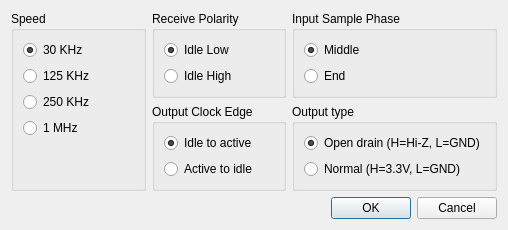
<?xml version="1.0" encoding="UTF-8"?>
<ui version="4.0">
 <class>SPIDialog</class>
 <widget class="QDialog" name="SPIDialog">
  <property name="geometry">
   <rect>
    <x>0</x>
    <y>0</y>
    <width>508</width>
    <height>209</height>
   </rect>
  </property>
  <property name="windowTitle">
   <string>SPI connection</string>
  </property>
  <layout class="QVBoxLayout" name="verticalLayout_7">
   <item>
    <layout class="QHBoxLayout" name="horizontalLayout">
     <item>
      <widget class="QGroupBox" name="groupSpeed">
       <property name="title">
        <string>Speed</string>
       </property>
       <layout class="QVBoxLayout" name="verticalLayout">
        <item>
         <widget class="QRadioButton" name="radioButton">
          <property name="text">
           <string notr="true">30 KHz</string>
          </property>
          <property name="checked">
           <bool>true</bool>
          </property>
          <property name="Index" stdset="0">
           <number>1</number>
          </property>
         </widget>
        </item>
        <item>
         <widget class="QRadioButton" name="radioButton_2">
          <property name="text">
           <string notr="true">125 KHz</string>
          </property>
          <property name="Index" stdset="0">
           <number>2</number>
          </property>
         </widget>
        </item>
        <item>
         <widget class="QRadioButton" name="radioButton_3">
          <property name="text">
           <string notr="true">250 KHz</string>
          </property>
          <property name="Index" stdset="0">
           <number>3</number>
          </property>
         </widget>
        </item>
        <item>
         <widget class="QRadioButton" name="radioButton_4">
          <property name="text">
           <string notr="true">1 MHz</string>
          </property>
          <property name="Index" stdset="0">
           <number>4</number>
          </property>
         </widget>
        </item>
        <item>
         <spacer name="verticalSpacer_2">
          <property name="orientation">
           <enum>Qt::Vertical</enum>
          </property>
          <property name="sizeHint" stdset="0">
           <size>
            <width>20</width>
            <height>40</height>
           </size>
          </property>
         </spacer>
        </item>
       </layout>
      </widget>
     </item>
     <item>
      <layout class="QVBoxLayout" name="verticalLayout_6">
       <item>
        <widget class="QGroupBox" name="groupPolarity">
         <property name="title">
          <string>Receive Polarity</string>
         </property>
         <layout class="QVBoxLayout" name="verticalLayout_8">
          <item>
           <widget class="QRadioButton" name="radioButton_18">
            <property name="text">
             <string>Idle Low</string>
            </property>
            <property name="checked">
             <bool>true</bool>
            </property>
            <property name="Index" stdset="0">
             <number>1</number>
            </property>
           </widget>
          </item>
          <item>
           <widget class="QRadioButton" name="radioButton_17">
            <property name="text">
             <string>Idle High</string>
            </property>
            <property name="Index" stdset="0">
             <number>2</number>
            </property>
           </widget>
          </item>
         </layout>
        </widget>
       </item>
       <item>
        <widget class="QGroupBox" name="groupEdge">
         <property name="title">
          <string>Output Clock Edge</string>
         </property>
         <layout class="QVBoxLayout" name="verticalLayout_2">
          <item>
           <widget class="QRadioButton" name="radioButton_9">
            <property name="text">
             <string>Idle to active</string>
            </property>
            <property name="checked">
             <bool>true</bool>
            </property>
            <property name="Index" stdset="0">
             <number>1</number>
            </property>
           </widget>
          </item>
          <item>
           <widget class="QRadioButton" name="radioButton_10">
            <property name="text">
             <string>Active to idle</string>
            </property>
            <property name="Index" stdset="0">
             <number>2</number>
            </property>
           </widget>
          </item>
          <item>
           <spacer name="verticalSpacer">
            <property name="orientation">
             <enum>Qt::Vertical</enum>
            </property>
            <property name="sizeHint" stdset="0">
             <size>
              <width>20</width>
              <height>40</height>
             </size>
            </property>
           </spacer>
          </item>
         </layout>
        </widget>
       </item>
      </layout>
     </item>
     <item>
      <layout class="QVBoxLayout" name="verticalLayout_4">
       <item>
        <widget class="QGroupBox" name="groupPhase">
         <property name="title">
          <string>Input Sample Phase</string>
         </property>
         <layout class="QVBoxLayout" name="verticalLayout_3">
          <item>
           <widget class="QRadioButton" name="radioButton_13">
            <property name="text">
             <string>Middle</string>
            </property>
            <property name="checked">
             <bool>true</bool>
            </property>
            <property name="Index" stdset="0">
             <number>1</number>
            </property>
           </widget>
          </item>
          <item>
           <widget class="QRadioButton" name="radioButton_14">
            <property name="text">
             <string>End</string>
            </property>
            <property name="Index" stdset="0">
             <number>2</number>
            </property>
           </widget>
          </item>
         </layout>
        </widget>
       </item>
       <item>
        <widget class="QGroupBox" name="groupOutput">
         <property name="title">
          <string>Output type</string>
         </property>
         <layout class="QVBoxLayout" name="verticalLayout_5">
          <item>
           <widget class="QRadioButton" name="radioButton_16">
            <property name="text">
             <string>Open drain (H=Hi-Z, L=GND)</string>
            </property>
            <property name="checked">
             <bool>true</bool>
            </property>
            <property name="Index" stdset="0">
             <number>1</number>
            </property>
           </widget>
          </item>
          <item>
           <widget class="QRadioButton" name="radioButton_15">
            <property name="text">
             <string>Normal (H=3.3V, L=GND)</string>
            </property>
            <property name="Index" stdset="0">
             <number>2</number>
            </property>
           </widget>
          </item>
          <item>
           <spacer name="verticalSpacer_3">
            <property name="orientation">
             <enum>Qt::Vertical</enum>
            </property>
            <property name="sizeHint" stdset="0">
             <size>
              <width>20</width>
              <height>40</height>
             </size>
            </property>
           </spacer>
          </item>
         </layout>
        </widget>
       </item>
      </layout>
     </item>
    </layout>
   </item>
   <item>
    <widget class="QDialogButtonBox" name="buttonBox">
     <property name="orientation">
      <enum>Qt::Horizontal</enum>
     </property>
     <property name="standardButtons">
      <set>QDialogButtonBox::Cancel|QDialogButtonBox::Ok</set>
     </property>
    </widget>
   </item>
  </layout>
 </widget>
 <resources/>
 <connections>
  <connection>
   <sender>buttonBox</sender>
   <signal>accepted()</signal>
   <receiver>SPIDialog</receiver>
   <slot>accept()</slot>
   <hints>
    <hint type="sourcelabel">
     <x>248</x>
     <y>254</y>
    </hint>
    <hint type="destinationlabel">
     <x>157</x>
     <y>274</y>
    </hint>
   </hints>
  </connection>
  <connection>
   <sender>buttonBox</sender>
   <signal>rejected()</signal>
   <receiver>SPIDialog</receiver>
   <slot>reject()</slot>
   <hints>
    <hint type="sourcelabel">
     <x>316</x>
     <y>260</y>
    </hint>
    <hint type="destinationlabel">
     <x>286</x>
     <y>274</y>
    </hint>
   </hints>
  </connection>
 </connections>
</ui>
